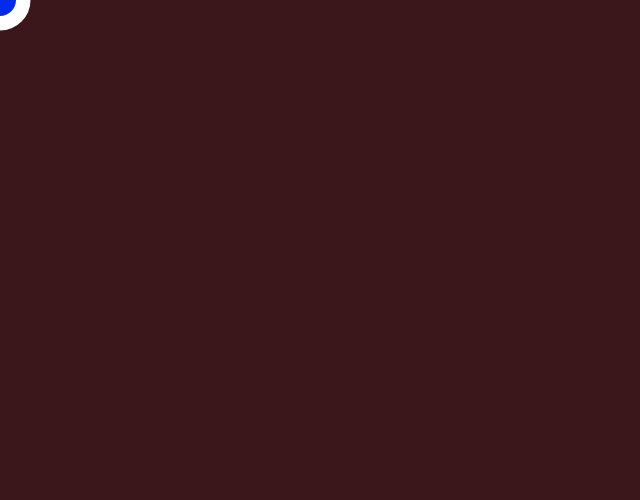
Frame 1 (no input)
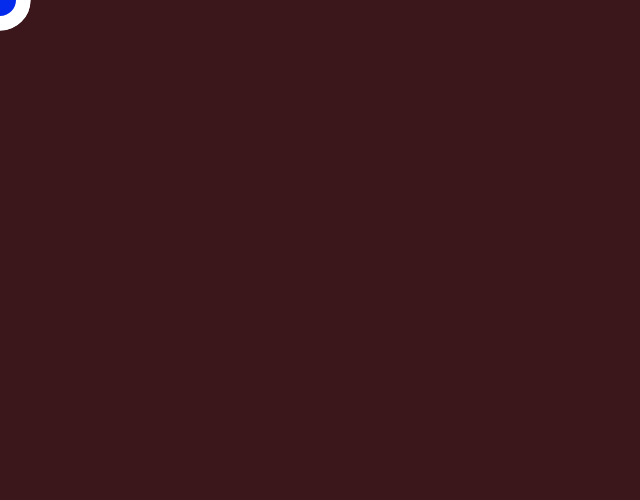
Frame 60 (no input)
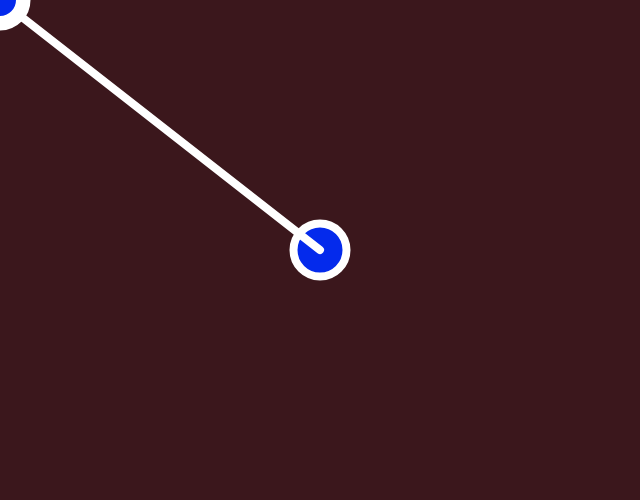
Frame 120 (the mouse pressed at the canvas centre since frame 60)

The p5.js sketch that drew these frames (run headless with seeded random() and noise() and a simulated clock; from frame 60 on, the mouse is pressed at the canvas centre):

// p5.js sketch
// ── sketch.js
var ballX = 0;
var ballY = 0;

function setup() {
	// create a place to draw
	createCanvas(640, 500);


}

function draw() {
	// clear the background
	background(59, 23, 28);

	// draw the ellipse

	//	if (mouseIsPressed) {
	if (mouseIsPressed === false) {
		ballX = mouseX;
		ballY = mouseY;


	}
	ellipse(mouseX, mouseY, 53, 53);
	stroke(255, 255, 255);
	strokeWeight(8);
	line(mouseX, mouseY, ballX, ballY);


	fill(255, 255, 255);
	ellipse(ballX, ballY, 53, 53);
	fill(4, 42, 236);
	ellipse(ballX, ballY, 40, 40);

}
